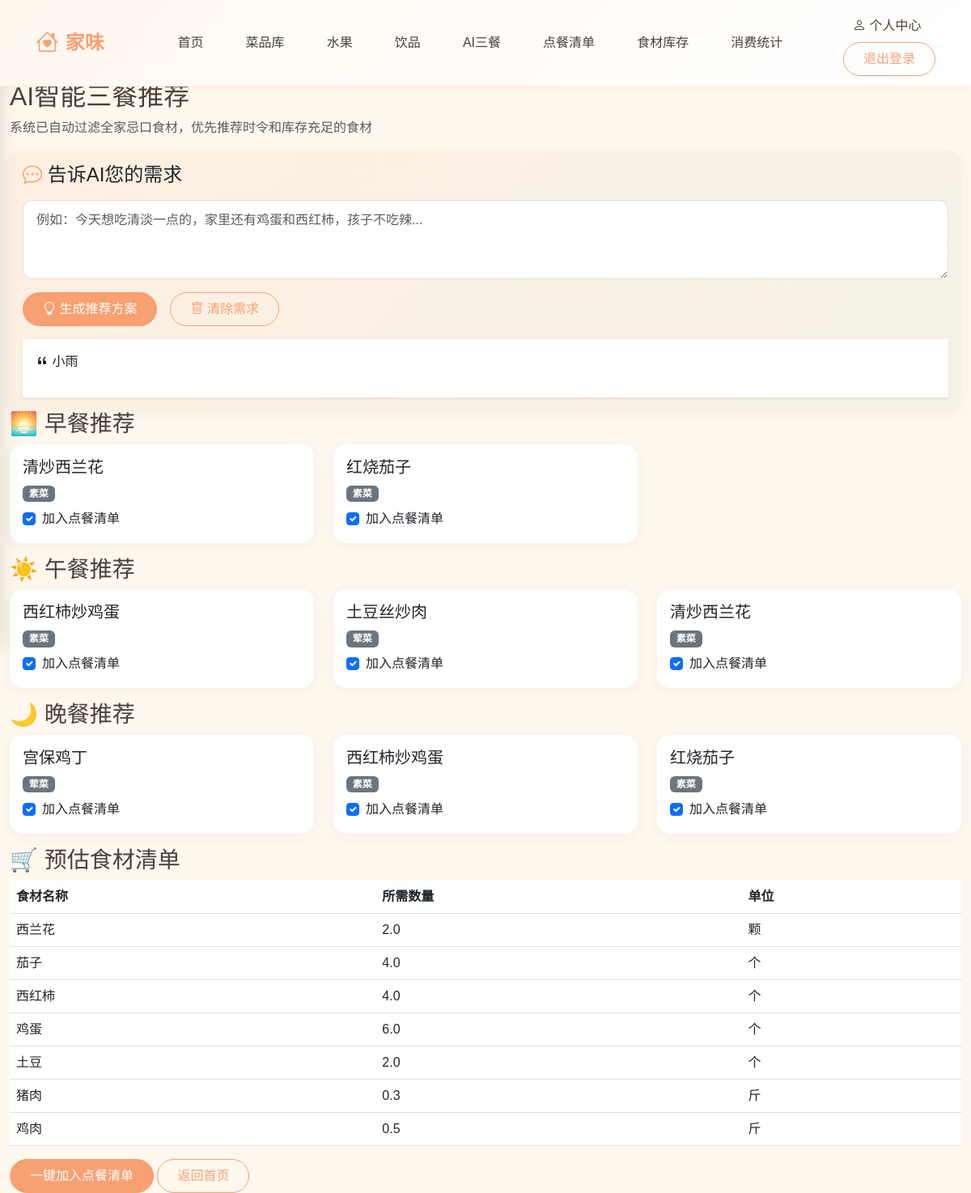
Page /ai_recommend/ (signed in) on the committed database.
### core/models.py (models this page shows, shortened)
class Dish(models.Model):
    DISH_CATEGORIES = [
        ('素菜', '素菜'),
        ('荤菜', '荤菜'),
        ('汤品', '汤品'),
        ('凉菜', '凉菜'),
        ('小吃', '小吃'),
    ]
    id = models.AutoField(primary_key=True)
    name = models.CharField(max_length=50, unique=True, verbose_name='菜品名称')
    category = models.CharField(max_length=20, choices=DISH_CATEGORIES, verbose_name='分类')
    image = models.CharField(max_length=200, blank=True, null=True, verbose_name='菜品图片存储路径')
    desc = models.TextField(blank=True, null=True, verbose_name='口味、制作步骤描述')
    class Meta:
        db_table = 'dish'
        verbose_name = '菜品'
        verbose_name_plural = '菜品'

class Material(models.Model):
    MATERIAL_TYPES = [
        ('蔬菜', '蔬菜'),
        ('肉类', '肉类'),
        ('水果', '水果'),
        ('干货', '干货'),
    ]
    SEASON_CHOICES = [
        ('春', '春'),
        ('夏', '夏'),
        ('秋', '秋'),
        ('冬', '冬'),
        ('全年', '全年'),
    ]
    id = models.AutoField(primary_key=True)
    name = models.CharField(max_length=50, unique=True, verbose_name='食材名称')
    type = models.CharField(max_length=20, choices=MATERIAL_TYPES, verbose_name='分类')
    season = models.CharField(max_length=20, choices=SEASON_CHOICES, verbose_name='季节')
    price = models.DecimalField(max_digits=6, decimal_places=2, default=5.00, verbose_name='参考单价(元/斤)')
    unit = models.CharField(max_length=20, default='斤', verbose_name='单位')
    class Meta:
        db_table = 'material'
        verbose_name = '食材'
        verbose_name_plural = '食材'

### core/views.py (the view, shortened to what this page needs)
# urls.py: path('ai_recommend/', views.ai_recommend, name='ai_recommend'),
@login_required
def ai_recommend(request):
    season = get_current_season()
    user_requirement = request.session.get('user_requirement', '')
    all_taboos = get_all_taboo_names()
    taboo_materials = Material.objects.filter(name__in=all_taboos)
    taboo_material_ids = set(taboo_materials.values_list('id', flat=True))
    dishes_with_taboos = DishMaterial.objects.filter(material_id__in=taboo_material_ids).values_list('dish_id', flat=True)
    safe_dishes = Dish.objects.exclude(id__in=dishes_with_taboos)
    seasonal_dishes = []
    for dish in safe_dishes:
        dish_materials = DishMaterial.objects.filter(dish=dish)
        for dm in dish_materials:
            if dm.material.season in [season, '全年']:
                seasonal_dishes.append(dish)
                break
    stock_materials = Stock.objects.filter(stock_num__gt=0).values_list('material_id', flat=True)
    stock_dishes = []
    for dish in safe_dishes:
        dish_materials = DishMaterial.objects.filter(dish=dish)
        for dm in dish_materials:
            if dm.material_id in stock_materials:
                stock_dishes.append(dish)
                break
    combined_dishes = list(set(seasonal_dishes + stock_dishes))
    if user_requirement:
        user_requirement_lower = user_requirement.lower()
        keywords = {
            '清淡': ['素菜', '汤品'],
            '辣': ['荤菜', '素菜'],
            '肉': ['荤菜'],
            '素菜': ['素菜'],
            '荤菜': ['荤菜'],
            '汤': ['汤品'],
            '凉菜': ['凉菜'],
            '小吃': ['小吃'],
            '早餐': ['小吃', '素菜'],
            '午餐': ['荤菜', '素菜', '汤品'],
            '晚餐': ['荤菜', '素菜', '凉菜'],
        }
        preferred_categories = []
        for kw, cats in keywords.items():
            if kw in user_requirement_lower:
                preferred_categories.extend(cats)
        if preferred_categories:
            combined_dishes = [d for d in combined_dishes if d.category in preferred_categories]
    breakfast_dishes = [d for d in combined_dishes if d.category in ['小吃', '素菜']]
    lunch_dishes = [d for d in combined_dishes if d.category in ['荤菜', '素菜', '汤品']]
    dinner_dishes = [d for d in combined_dishes if d.category in ['荤菜', '素菜', '凉菜', '汤品']]
    import random
    def pick_dishes(dishes_list, count=2):
        shuffled = random.sample(dishes_list, min(len(dishes_list), count * 2))
        return shuffled[:count]
    recommendation = {
        'breakfast': pick_dishes(breakfast_dishes, 2),
        'lunch': pick_dishes(lunch_dishes, 3),
        'dinner': pick_dishes(dinner_dishes, 3)
    }
    all_recommended_dishes = []
    for meals in recommendation.values():
        all_recommended_dishes.extend(meals)
    materials_summary = {}
    for dish in all_recommended_dishes:
        dish_materials = DishMaterial.objects.filter(dish=dish)
        for dm in dish_materials:
            key = dm.material.id
            if key not in materials_summary:
                materials_summary[key] = {
                    'name': dm.material.name,
                    'unit': dm.unit,
                    'total': 0
                }
            materials_summary[key]['total'] += float(dm.need_num)
    return render(request, 'ai_recommend.html', {
        'recommendation': recommendation,
        'materials_summary': materials_summary.values(),
        'user_requirement': user_requirement
    })

### core/views.py (called while the page is built)
def get_current_season():
    month = datetime.now().month
    if 3 <= month <= 5:
        return '春'
    elif 6 <= month <= 8:
        return '夏'
    elif 9 <= month <= 11:
        return '秋'
    else:
        return '冬'

def get_all_taboo_names():
    taboos = UserTaboo.objects.all()
    return set(t.taboo_name for t in taboos)

### templates/ai_recommend.html (shortened to what this page needs)
{% extends 'base.html' %}
{% block content %}
<h2>AI智能三餐推荐</h2>
<p class="text-muted">系统已自动过滤全家忌口食材，优先推荐时令和库存充足的食材</p>
<div class="card mb-6" style="background: linear-gradient(135deg, rgba(247,160,114,0.1) 0%, rgba(148,180,159,0.1) 100%); border-radius: 16px;">
    <div class="card-body">
        <h4 class="font-bold text-[#4A403A] mb-3 flex items-center gap-2">
            <i class="bi bi-chat-dots" style="color: #F7A072;"></i> 告诉AI您的需求
        </h4>
        <form method="post" action="{% url 'ai_recommend' %}">
            <div class="mb-3">
                <textarea class="form-control" name="user_requirement" rows="3" placeholder="例如：今天想吃清淡一点的，家里还有鸡蛋和西红柿，孩子不吃辣..." style="border-radius: 12px;"></textarea>
            </div>
            <div class="d-flex gap-3 flex-wrap">
                <button type="submit" class="btn btn-primary">
                    <i class="bi bi-lightbulb"></i> 生成推荐方案
                </button>
                <button type="submit" name="clear_requirement" value="1" class="btn btn-outline-primary">
                    <i class="bi bi-trash"></i> 清除需求
                </button>
            </div>
        </form>
        {% if user_requirement %}
        <div class="mt-3 p-3 bg-white rounded-lg shadow-sm">
            <p class="text-sm text-[#88807A]"><i class="bi bi-quote"></i> {{ user_requirement }}</p>
        </div>
        {% endif %}
    </div>
</div>
<form method="post" action="{% url 'add_recommend_to_cart' %}">
    <div class="mb-6">
        <h3>🌅 早餐推荐</h3>
        <div class="row">
            {% for dish in recommendation.breakfast %}
            <div class="col-md-4 mb-3">
                <div class="card">
                    <div class="card-body">
                        <h5 class="card-title">{{ dish.name }}</h5>
                        <span class="badge bg-secondary">{{ dish.category }}</span>
                        <div class="form-check mt-2">
                            <input type="checkbox" class="form-check-input" name="breakfast" value="{{ dish.id }}" checked>
                            <label class="form-check-label">加入点餐清单</label>
                        </div>
                    </div>
                </div>
            </div>
            {% empty %}
            <p class="text-muted">暂无合适的早餐推荐</p>
            {% endfor %}
        </div>
    </div>
    <div class="mb-6">
        <h3>☀️ 午餐推荐</h3>
        <div class="row">
            {% for dish in recommendation.lunch %}
            <div class="col-md-4 mb-3">
                <div class="card">
                    <div class="card-body">
                        <h5 class="card-title">{{ dish.name }}</h5>
                        <span class="badge bg-secondary">{{ dish.category }}</span>
                        <div class="form-check mt-2">
                            <input type="checkbox" class="form-check-input" name="lunch" value="{{ dish.id }}" checked>
                            <label class="form-check-label">加入点餐清单</label>
                        </div>
                    </div>
                </div>
            </div>
            {% empty %}
            <p class="text-muted">暂无合适的午餐推荐</p>
            {% endfor %}
        </div>
    </div>
    <div class="mb-6">
        <h3>🌙 晚餐推荐</h3>
        <div class="row">
            {% for dish in recommendation.dinner %}
            <div class="col-md-4 mb-3">
                <div class="card">
                    <div class="card-body">
                        <h5 class="card-title">{{ dish.name }}</h5>
                        <span class="badge bg-secondary">{{ dish.category }}</span>
                        <div class="form-check mt-2">
                            <input type="checkbox" class="form-check-input" name="dinner" value="{{ dish.id }}" checked>
                            <label class="form-check-label">加入点餐清单</label>
                        </div>
                    </div>
                </div>
            </div>
            {% empty %}
            <p class="text-muted">暂无合适的晚餐推荐</p>
            {% endfor %}
        </div>
    </div>
    <div class="mb-6">
        <h3>🛒 预估食材清单</h3>
        <table class="table">
            <thead>
                <tr>
                    <th>食材名称</th>
                    <th>所需数量</th>
                    <th>单位</th>
                </tr>
            </thead>
            <tbody>
                {% for m in materials_summary %}
                <tr>
                    <td>{{ m.name }}</td>
                    <td>{{ m.total }}</td>
                    <td>{{ m.unit }}</td>
                </tr>
                {% endfor %}
            </tbody>
        </table>
    </div>
    <button type="submit" class="btn btn-primary">一键加入点餐清单</button>
    <a href="{% url 'index' %}" class="btn btn-outline-primary">返回首页</a>
</form>
{% endblock %}

### templates/base.html (style rules this page uses)
:root { --primary-color: #F7A072; --bg-color: #FFF8EF; --green-color: #94B49F; --danger-color: #E07272; --text-color: #4A403A; --text-light: #88807A; }
body { font-family: "Microsoft YaHei", "PingFang SC", "Source Han Sans SC", sans-serif; background-color: var(--bg-color); color: var(--text-color); margin: 0; padding: 0; min-height: 100vh; }
.btn-primary { background-color: var(--primary-color); border-color: var(--primary-color); color: white; border-radius: 25px; padding: 0.5rem 1.5rem; font-weight: 500; transition: all 0.3s ease; }
.btn-outline-primary { border-color: var(--primary-color); color: var(--primary-color); border-radius: 25px; padding: 0.5rem 1.5rem; font-weight: 500; transition: all 0.3s ease; }
.card { background: white; border-radius: 16px; border: none; box-shadow: 0 4px 15px rgba(74, 64, 58, 0.05); overflow: hidden; transition: all 0.3s ease; }
.form-control, .form-select { border-radius: 12px; border: 1px solid rgba(74, 64, 58, 0.1); padding: 0.75rem 1rem; transition: all 0.3s ease; }

### rows in the picture
Dish: name "清炒西兰花", category "素菜"
Dish: name "红烧茄子", category "素菜"
Dish: name "西红柿炒鸡蛋", category "素菜"
Dish: name "土豆丝炒肉", category "荤菜"
Dish: name "宫保鸡丁", category "荤菜"
Material: name "西兰花"
Material: name "茄子"
Material: name "西红柿"
Material: name "鸡蛋"
Material: name "土豆"
Material: name "猪肉"
Material: name "鸡肉"

### other values in the picture
{{ user_requirement }} "小雨"
{{ m.total }} "2.0" "4.0" "4.0" "6.0" "2.0" "0.3" "0.5"
{{ m.unit }} "颗" "个" "个" "个" "个" "斤" "斤"
